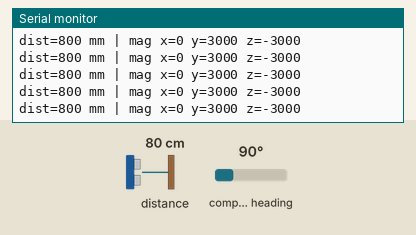
Simulated run of this sketch. Board: Seeed XIAO ESP32-S3. Parts: the last lines printed to the serial monitor. Wiring (inferred from the names in the program): QMC5883L compass at I2C address 0x0D. Inputs (shaded band) come from the test bench; at power-on: distance to the obstacle 80 cm, compass heading 90°. The modem accepts every AT command (registered, SIM ready, sends succeed) and sends nothing else.

Above: at 1.2 s.
1.3 s: distance to the obstacle set to 2 cm
At 2.1 s:
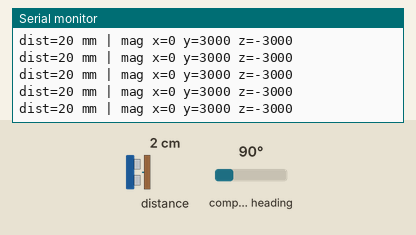
2.8 s: compass heading set to 7°
At 3.5 s:
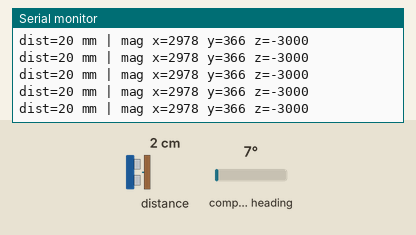
4.3 s: distance to the obstacle set to 4 cm
At 4.8 s:
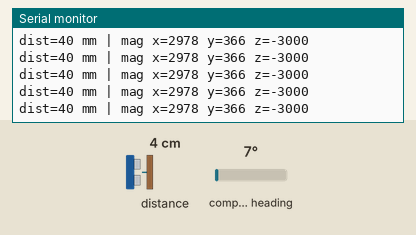
Timing chart, 0 to 7.3 s (numbered marks = the images above; inputs shaded):
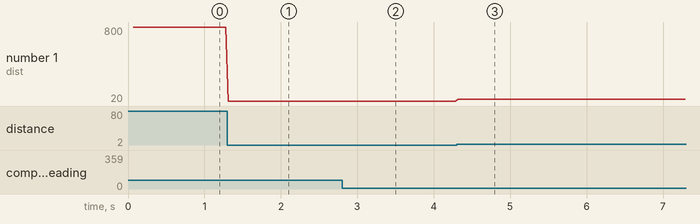

Measured:
- after the input at 1.3 s, the serial monitor: prints a new line at once (image 1)
- after the input at 2.8 s, the serial monitor: prints a new line at once (image 2)
- after the input at 4.3 s, the serial monitor: prints a new line at once (image 3)
- plotted number 1: 800 → 20 after the input at 1.3 s, 20 → 40 after the input at 4.3 s

The sketch:

v3_1_msp_rangefinder_bridge.ino
```cpp
/*
 * MSP Rangefinder + Compass Bridge v3.1 — XIAO ESP32-S3 -> iNav (F405)
 * --------------------------------------------------------------------
 * v3.1 FIX: the magnetometer is now FAIL-SAFE. It is probed once at boot and only
 * read if it actually answers on the bus. Reads use a STOP (not repeated-start)
 * and the I2C bus has a timeout. A missing or misconfigured mag can no longer hang
 * the shared I2C bus or take down the rangefinder. (This was the v3 regression.)
 *
 * Streams to iNav over ONE MSP link (UART3 @115200):
 *   - VL53L0X rangefinder   -> MSP2_SENSOR_RANGEFINDER (0x1F01)
 *   - HMC5883L/QMC5883L mag  -> MSP2_SENSOR_COMPASS    (0x1F04)   [only if detected]
 *
 * Sensors share the XIAO Wire bus (different addresses):
 *   VL53L0X = 0x29   HMC5883L = 0x1E   QMC5883L = 0x0D
 *
 * Confirm on YOUR hardware (watch the boot I2C scan on the serial monitor):
 *   - mag address 0x1E -> MAG_TYPE = MAG_HMC5883L ;  0x0D -> MAG_TYPE = MAG_QMC5883L
 *   - axis alignment: verify with the bench orientation test AND the iNav heading check.
 *
 * Wiring: both sensors SDA->D4(GPIO5) SCL->D5(GPIO6) VCC->3V3 GND->GND ;
 *         ESP TX D6(GPIO43)->FC UART3 RX ; shared GND ; route M100 compass SDA/SCL to the XIAO.
 *
 * iNav: Ports->MSP on UART3 @115200 ; CLI: set rangefinder_hardware=MSP / set mag_hardware=MSP
 *       / set align_mag=CW0 / save
 *
 * Library: "VL53L0X" by Pololu.   Board: XIAO_ESP32S3.
 */

#include <Wire.h>
#include <VL53L0X.h>

// ---------------- Mag chip select ----------------
#define MAG_HMC5883L 0
#define MAG_QMC5883L 1
#define MAG_TYPE     MAG_QMC5883L     // set per the I2C scanner result at boot
// -------------------------------------------------

// ---------------- User config ----------------
static const uint32_t FC_BAUD       = 115200;
static const int      PIN_SDA       = 5;        // D4
static const int      PIN_SCL       = 6;        // D5
static const int      PIN_FC_TX     = 43;       // D6
static const int      PIN_FC_RX     = 44;       // D7
static const uint16_t SEND_HZ       = 30;
static const int32_t  MAX_VALID_MM  = 2000;
static const uint8_t  FILTER_WINDOW = 1;        // rangefinder MA: 1 = OFF
static const bool     DEBUG_USB     = true;
// ---------------------------------------------

static const uint8_t HMC_ADDR = 0x1E;
static const uint8_t QMC_ADDR = 0x0D;
static const uint8_t MAG_ADDR = (MAG_TYPE == MAG_HMC5883L) ? HMC_ADDR : QMC_ADDR;

HardwareSerial FC(1);
VL53L0X sensor;
bool magPresent = false;              // set in setup() after probing the bus

static const uint8_t  MSP_HDR_X               = 'X';
static const uint8_t  MSP_DIR_TO_FC           = '<';
static const uint16_t MSP2_SENSOR_RANGEFINDER = 0x1F01;
static const uint16_t MSP2_SENSOR_COMPASS     = 0x1F04;

// ----------------------- MSP v2 -----------------------
static uint8_t crc8_dvb_s2(uint8_t crc, uint8_t a) {
  crc ^= a;
  for (uint8_t i = 0; i < 8; i++)
    crc = (crc & 0x80) ? (uint8_t)((crc << 1) ^ 0xD5) : (uint8_t)(crc << 1);
  return crc;
}
void mspSend(uint16_t function, const uint8_t *payload, uint16_t len) {
  uint8_t flag = 0, crc = 0;
  FC.write('$'); FC.write(MSP_HDR_X); FC.write(MSP_DIR_TO_FC);
  FC.write(flag);                      crc = crc8_dvb_s2(crc, flag);
  uint8_t fl = function & 0xFF;        FC.write(fl); crc = crc8_dvb_s2(crc, fl);
  uint8_t fh = (function >> 8) & 0xFF; FC.write(fh); crc = crc8_dvb_s2(crc, fh);
  uint8_t sl = len & 0xFF;             FC.write(sl); crc = crc8_dvb_s2(crc, sl);
  uint8_t sh = (len >> 8) & 0xFF;      FC.write(sh); crc = crc8_dvb_s2(crc, sh);
  for (uint16_t i = 0; i < len; i++) { FC.write(payload[i]); crc = crc8_dvb_s2(crc, payload[i]); }
  FC.write(crc);
}
void sendRangefinder(uint8_t quality, int32_t mm) {
  uint8_t p[5] = { quality,
                   (uint8_t)(mm & 0xFF),     (uint8_t)((mm >> 8)  & 0xFF),
                   (uint8_t)((mm >> 16) & 0xFF), (uint8_t)((mm >> 24) & 0xFF) };
  mspSend(MSP2_SENSOR_RANGEFINDER, p, sizeof(p));
}
void sendCompass(int16_t bx, int16_t by, int16_t bz) {
  uint32_t t = millis();
  uint16_t ux = (uint16_t)bx, uy = (uint16_t)by, uz = (uint16_t)bz;
  uint8_t p[11] = {
    0,
    (uint8_t)(t & 0xFF),  (uint8_t)((t >> 8) & 0xFF),
    (uint8_t)((t >> 16) & 0xFF), (uint8_t)((t >> 24) & 0xFF),
    (uint8_t)(ux & 0xFF), (uint8_t)((ux >> 8) & 0xFF),
    (uint8_t)(uy & 0xFF), (uint8_t)((uy >> 8) & 0xFF),
    (uint8_t)(uz & 0xFF), (uint8_t)((uz >> 8) & 0xFF)
  };
  mspSend(MSP2_SENSOR_COMPASS, p, sizeof(p));
}

// ----------------------- I2C helpers -----------------------
void i2cWrite(uint8_t addr, uint8_t reg, uint8_t val) {
  Wire.beginTransmission(addr); Wire.write(reg); Wire.write(val); Wire.endTransmission();
}
bool i2cPresent(uint8_t addr) {
  Wire.beginTransmission(addr);
  return (Wire.endTransmission() == 0);
}
void i2cScan() {
  if (!DEBUG_USB) return;
  Serial.println("I2C scan:");
  bool any = false;
  for (uint8_t a = 1; a < 127; a++) {
    if (i2cPresent(a)) {
      any = true;
      Serial.print("  found 0x"); Serial.print(a, HEX);
      if (a == 0x29) Serial.print("  (VL53L0X)");
      if (a == 0x1E) Serial.print("  (HMC5883L -> MAG_TYPE = MAG_HMC5883L)");
      if (a == 0x0D) Serial.print("  (QMC5883L -> MAG_TYPE = MAG_QMC5883L)");
      Serial.println();
    }
  }
  if (!any) Serial.println("  (nothing found - check SDA/SCL wiring & power)");
}

// ----------------------- Magnetometer -----------------------
void magInit() {
#if MAG_TYPE == MAG_HMC5883L
  i2cWrite(HMC_ADDR, 0x00, 0x70);
  i2cWrite(HMC_ADDR, 0x01, 0x20);
  i2cWrite(HMC_ADDR, 0x02, 0x00);
#else
  i2cWrite(QMC_ADDR, 0x0B, 0x01);
  i2cWrite(QMC_ADDR, 0x09, 0x1D);
#endif
}
bool magReadRaw(int16_t &mx, int16_t &my, int16_t &mz) {
  uint8_t b[6];
#if MAG_TYPE == MAG_HMC5883L
  Wire.beginTransmission(HMC_ADDR); Wire.write(0x03); Wire.endTransmission(true);  // STOP (was repeated-start)
  if (Wire.requestFrom((int)HMC_ADDR, 6) != 6) return false;
  for (int i = 0; i < 6; i++) b[i] = Wire.read();
  mx = (int16_t)((b[0] << 8) | b[1]);   // X  (HMC order X,Z,Y; big-endian)
  mz = (int16_t)((b[2] << 8) | b[3]);   // Z
  my = (int16_t)((b[4] << 8) | b[5]);   // Y
#else
  Wire.beginTransmission(QMC_ADDR); Wire.write(0x00); Wire.endTransmission(true);  // STOP
  if (Wire.requestFrom((int)QMC_ADDR, 6) != 6) return false;
  for (int i = 0; i < 6; i++) b[i] = Wire.read();
  mx = (int16_t)((b[1] << 8) | b[0]);   // X  (QMC order X,Y,Z; little-endian)
  my = (int16_t)((b[3] << 8) | b[2]);   // Y
  mz = (int16_t)((b[5] << 8) | b[4]);   // Z
#endif
  return true;
}

// ----------------------- Rangefinder -----------------------
int32_t readRawMm() {
  uint16_t mm = sensor.readRangeContinuousMillimeters();
  if (sensor.timeoutOccurred())     return -1;
  if (mm == 0 || mm > MAX_VALID_MM) return -1;
  return (int32_t)mm;
}
int32_t movingAverage(int32_t s) {
  static int32_t buf[64]; static uint8_t idx = 0, count = 0;
  buf[idx] = s; idx = (idx + 1) % FILTER_WINDOW; if (count < FILTER_WINDOW) count++;
  int32_t sum = 0; for (uint8_t i = 0; i < count; i++) sum += buf[i];
  return sum / count;
}

void setup() {
  if (DEBUG_USB) Serial.begin(115200);
  FC.begin(FC_BAUD, SERIAL_8N1, PIN_FC_RX, PIN_FC_TX);
  Wire.begin(PIN_SDA, PIN_SCL);
  Wire.setClock(400000);
  Wire.setTimeOut(25);          // ms: never block the bus forever on a dead device

  i2cScan();

  // Rangefinder
  sensor.setTimeout(100);
  if (!sensor.init()) { if (DEBUG_USB) Serial.println("VL53L0X not found"); }
  else {
    sensor.setSignalRateLimit(0.1);
    sensor.setVcselPulsePeriod(VL53L0X::VcselPeriodPreRange, 18);
    sensor.setVcselPulsePeriod(VL53L0X::VcselPeriodFinalRange, 14);
    sensor.setMeasurementTimingBudget(33000);
    sensor.startContinuous();
  }

  // Magnetometer — only initialize if it actually answers on the bus
  magPresent = i2cPresent(MAG_ADDR);
  if (magPresent) {
    magInit();
    if (DEBUG_USB) { Serial.print("MAG detected at 0x"); Serial.println(MAG_ADDR, HEX); }
  } else if (DEBUG_USB) {
    Serial.print("MAG NOT detected at 0x"); Serial.print(MAG_ADDR, HEX);
    Serial.println(" -> skipping mag (rangefinder still runs). Check wiring / MAG_TYPE.");
  }
}

void loop() {
  static uint32_t last = 0;
  const uint32_t period = 1000 / SEND_HZ;
  if (millis() - last < period) return;
  last = millis();

  // ---- Rangefinder ----
  int32_t raw = readRawMm(), out;
  if (raw < 0) { out = -1; sendRangefinder(0, -1); }
  else         { out = movingAverage(raw); sendRangefinder(255, out); }

  // ---- Magnetometer (only if present) ----
  if (magPresent) {
    int16_t mx, my, mz;
    if (magReadRaw(mx, my, mz)) {
      // ===== AXIS ALIGNMENT — edit ONLY these 3 lines after the orientation check =====
      int16_t bx =  mx;   // body X = forward
      int16_t by =  my;   // body Y = right
      int16_t bz =  mz;   // body Z = down
      // (example fix:  int16_t bx = -my;  int16_t by = mx;  int16_t bz = -mz;)
      // ===============================================================================
      sendCompass(bx, by, bz);
      if (DEBUG_USB) Serial.printf("dist=%ld mm | mag x=%d y=%d z=%d\n", out, bx, by, bz);
    }
  } else {
    if (DEBUG_USB) Serial.printf("dist=%ld mm | mag: none\n", out);
  }
}
```
